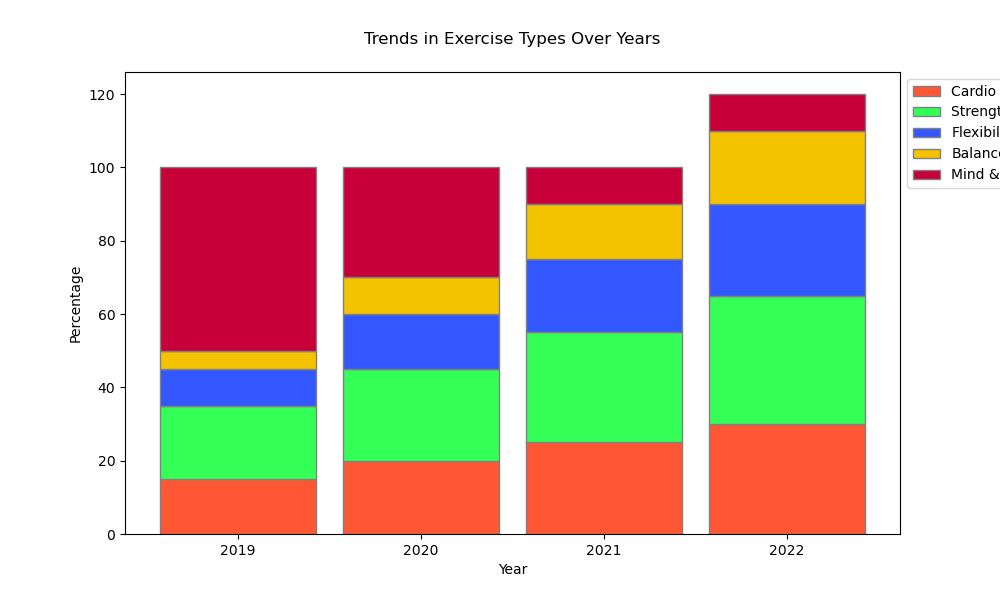

The Python source for this figure:

import matplotlib.pyplot as plt
import numpy as np

categories = ['2019', '2020', '2021', '2022']
cardio = [15, 20, 25, 30]
strength = [20, 25, 30, 35]
flexibility = [10, 15, 20, 25]
balance = [5, 10, 15, 20]
mind_body = [50, 30, 10, 10]

barWidth = 0.85
bars1 = np.array(cardio)
bars2 = np.array(strength)
bars3 = np.array(flexibility)
bars4 = np.array(balance)
bars5 = np.array(mind_body)

r = np.arange(len(categories))

plt.figure(figsize=(10, 6))
plt.bar(r, bars1, color='#FF5733', edgecolor='grey', width=barWidth, label='Cardio Exercise')
plt.bar(r, bars2, bottom=bars1, color='#33FF57', edgecolor='grey', width=barWidth, label='Strength Training')
plt.bar(r, bars3, bottom=bars1+bars2, color='#3357FF', edgecolor='grey', width=barWidth, label='Flexibility')
plt.bar(r, bars4, bottom=bars1+bars2+bars3, color='#F4C300', edgecolor='grey', width=barWidth, label='Balance')
plt.bar(r, bars5, bottom=bars1+bars2+bars3+bars4, color='#C70039', edgecolor='grey', width=barWidth, label='Mind & Body')

plt.xlabel('Year')
plt.ylabel('Percentage')
plt.title('Trends in Exercise Types Over Years', pad=20)
plt.xticks(r, categories)
plt.legend(loc='upper left', bbox_to_anchor=(1,1), ncol=1)
plt.show()
